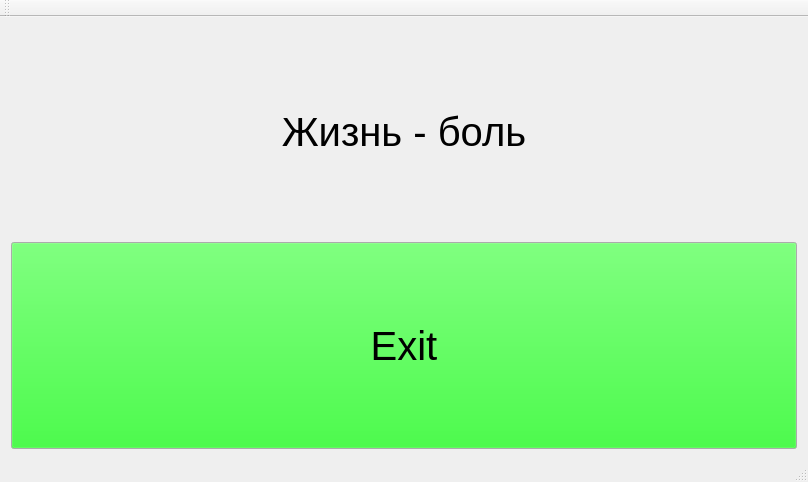
<?xml version="1.0" encoding="UTF-8"?>
<ui version="4.0">
 <class>MainWindow</class>
 <widget class="QMainWindow" name="MainWindow">
  <property name="geometry">
   <rect>
    <x>0</x>
    <y>0</y>
    <width>808</width>
    <height>482</height>
   </rect>
  </property>
  <property name="windowTitle">
   <string>MainWindow</string>
  </property>
  <widget class="QWidget" name="centralWidget">
   <layout class="QGridLayout" name="gridLayout">
    <item row="1" column="0">
     <widget class="QPushButton" name="exitButton">
      <property name="sizePolicy">
       <sizepolicy hsizetype="Minimum" vsizetype="Preferred">
        <horstretch>0</horstretch>
        <verstretch>0</verstretch>
       </sizepolicy>
      </property>
      <property name="palette">
       <palette>
        <active>
         <colorrole role="Button">
          <brush brushstyle="SolidPattern">
           <color alpha="255">
            <red>0</red>
            <green>255</green>
            <blue>0</blue>
           </color>
          </brush>
         </colorrole>
         <colorrole role="Base">
          <brush brushstyle="SolidPattern">
           <color alpha="255">
            <red>170</red>
            <green>255</green>
            <blue>0</blue>
           </color>
          </brush>
         </colorrole>
        </active>
        <inactive>
         <colorrole role="Button">
          <brush brushstyle="SolidPattern">
           <color alpha="255">
            <red>0</red>
            <green>255</green>
            <blue>0</blue>
           </color>
          </brush>
         </colorrole>
         <colorrole role="Base">
          <brush brushstyle="SolidPattern">
           <color alpha="255">
            <red>170</red>
            <green>255</green>
            <blue>0</blue>
           </color>
          </brush>
         </colorrole>
        </inactive>
        <disabled>
         <colorrole role="Button">
          <brush brushstyle="SolidPattern">
           <color alpha="255">
            <red>0</red>
            <green>255</green>
            <blue>0</blue>
           </color>
          </brush>
         </colorrole>
         <colorrole role="Base">
          <brush brushstyle="SolidPattern">
           <color alpha="255">
            <red>240</red>
            <green>240</green>
            <blue>240</blue>
           </color>
          </brush>
         </colorrole>
        </disabled>
       </palette>
      </property>
      <property name="font">
       <font>
        <pointsize>30</pointsize>
       </font>
      </property>
      <property name="text">
       <string>Exit</string>
      </property>
      <property name="flat">
       <bool>false</bool>
      </property>
     </widget>
    </item>
    <item row="0" column="0">
     <widget class="QLabel" name="label">
      <property name="font">
       <font>
        <pointsize>30</pointsize>
       </font>
      </property>
      <property name="text">
       <string>Жизнь - боль</string>
      </property>
      <property name="alignment">
       <set>Qt::AlignCenter</set>
      </property>
     </widget>
    </item>
   </layout>
  </widget>
  <widget class="QMenuBar" name="menuBar">
   <property name="geometry">
    <rect>
     <x>0</x>
     <y>0</y>
     <width>808</width>
     <height>21</height>
    </rect>
   </property>
  </widget>
  <widget class="QToolBar" name="mainToolBar">
   <attribute name="toolBarArea">
    <enum>TopToolBarArea</enum>
   </attribute>
   <attribute name="toolBarBreak">
    <bool>false</bool>
   </attribute>
  </widget>
  <widget class="QStatusBar" name="statusBar"/>
 </widget>
 <layoutdefault spacing="6" margin="11"/>
 <resources/>
 <connections/>
</ui>
